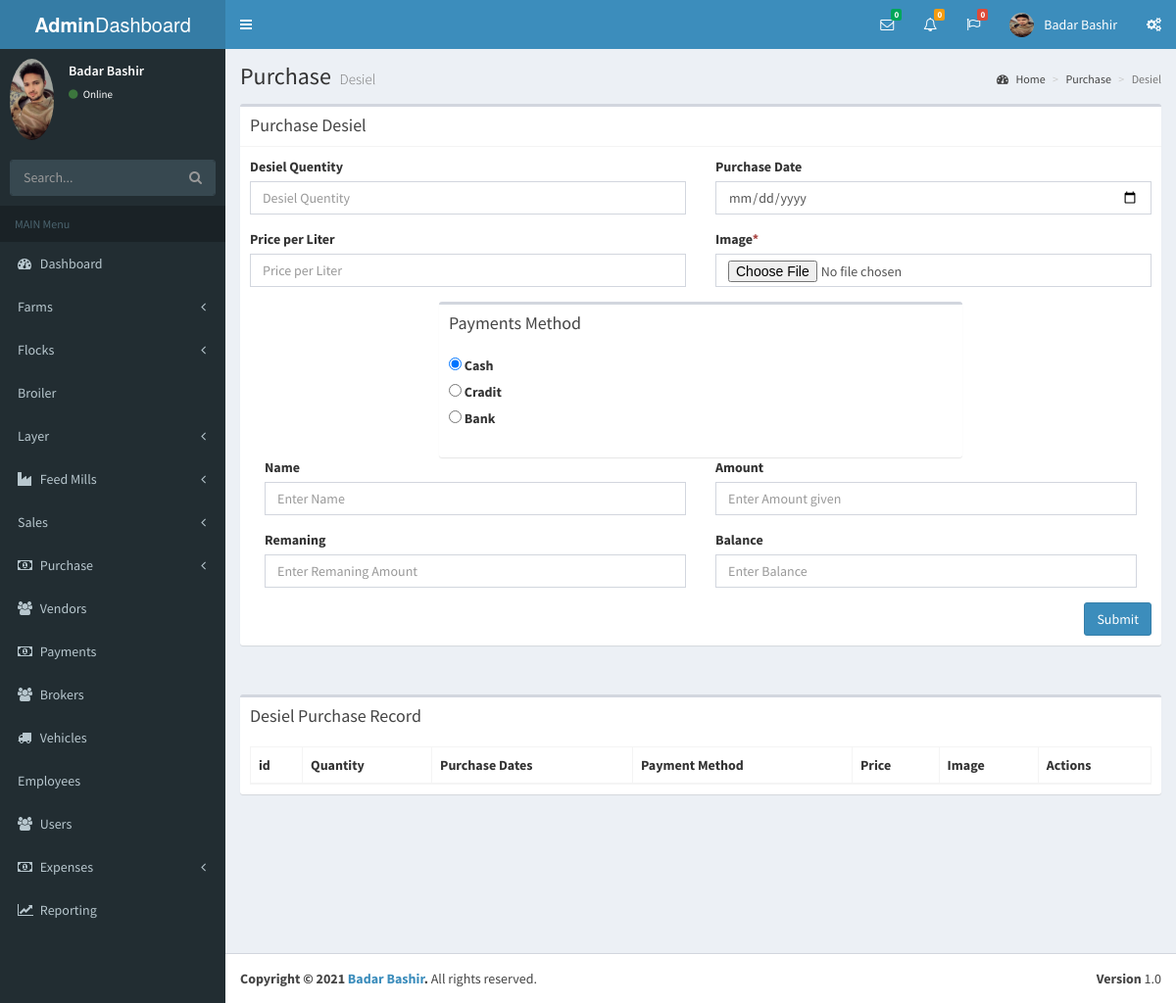
The app's page /desiel.php (signed in), older data.
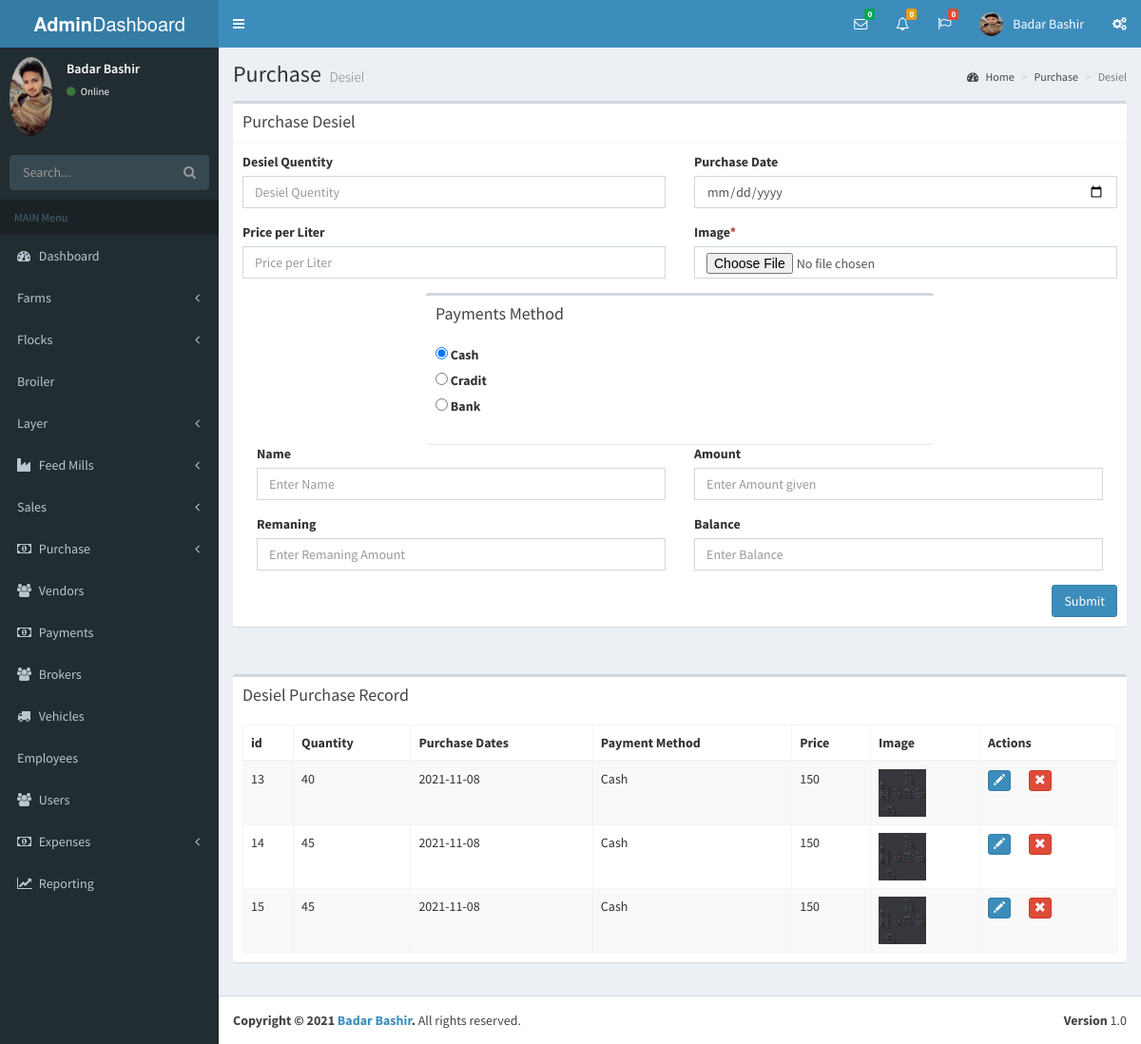
The same page, newer data.
### tables this page shows
CREATE TABLE `desiel` (
  `id` int(11) NOT NULL,
  `qnty_desiel` double NOT NULL,
  `remaining` int(11) NOT NULL,
  `price` double NOT NULL,
  `d_date` date NOT NULL,
  `p_method` varchar(50) NOT NULL,
  `image` varchar(150) NOT NULL
);

### desiel.php (the view, shortened to what this page needs)
<?php
 include("lib/DBConn.php");
?>
<!DOCTYPE html>
<html>
<head>
  <link rel="stylesheet" href="bootstrap/css/bootstrap.min.css">
  <link rel="stylesheet" href="https://cdnjs.cloudflare.com/ajax/libs/font-awesome/4.5.0/css/font-awesome.min.css">
  <link rel="stylesheet" href="https://cdnjs.cloudflare.com/ajax/libs/ionicons/2.0.1/css/ionicons.min.css">
  <link rel="stylesheet" href="plugins/daterangepicker/daterangepicker.css">
  <link rel="stylesheet" href="plugins/datepicker/datepicker3.css">
  <link rel="stylesheet" href="plugins/iCheck/all.css">
  <link rel="stylesheet" href="plugins/colorpicker/bootstrap-colorpicker.min.css">
  <link rel="stylesheet" href="plugins/timepicker/bootstrap-timepicker.min.css">
  <link rel="stylesheet" href="plugins/select2/select2.min.css">
  <link rel="stylesheet" href="dist/css/AdminLTE.min.css">
  <link rel="stylesheet" href="dist/css/skins/_all-skins.min.css">
</head>
<body class="hold-transition skin-blue sidebar-mini">
<div class="wrapper">
 <?php
include("includes/header.php");
 ?>
 <?php
include("includes/sidebar.php");
 ?>
  <div class="content-wrapper">
    <section class="content-header">
      <h1>
        Purchase
        <small>Desiel</small>
      </h1>
      <ol class="breadcrumb">
        <li><a href="#"><i class="fa fa-dashboard"></i> Home</a></li>
        <li><a href="#">Purchase</a></li>
        <li class="active">Desiel</li>
      </ol>
    </section>
    <section class="content">
      <div class="box box-default">
        <div class="box-header with-border">
          <h3 class="box-title">Purchase Desiel</h3>
        </div>
        <div class="box-body">
            <form action="#" method="post" name="form" enctype="multipart/form-data">
          <div class="row">
            <div class="col-md-6">
              <div class="form-group">
                <label>Desiel Quentity</label>
               <input type="text" name="qnty_of_dsl" parsley-trigger="change" required
                placeholder="Desiel Quentity" class="form-control" id="qnty_of_dsl">
              </div>
              <div class="form-group">
                <label>Price per Liter</label>
                <input type="Number" name="price" parsley-trigger="change" required
                placeholder="Price per Liter" class="form-control" id="price" onchange="totalp(this.value)">
              </div>
            </div>
             <div class="col-md-6">
              <div class="form-group">
                <label>Purchase Date</label>
                <input type="Date" name="d_Date" parsley-trigger="change" required
                 class="form-control" id="d_Date">
              </div>
            <div class="form-group">
              <label class="col-2 col-form-label">Image<span class="text-danger">*</span></label>
              <div class="col-12">
              <input type="file" name="image" class="form-control">
              </div>
              </div>
            </div>
          </div>
          <div class="col-md-12">
              <div class="box" style="margin: auto;width: 60%;" >
            <div class="box-header">
              <h3 class="box-title">Payments Method</h3>
            </div>
            <div class="box-body">
            <div class="form-group">
               <input type="radio" id="cash" name="Status" value="Cash"checked onchange="change();">
                <label for="cash" >Cash</label><br>
                <input type="radio" id="Cradit" name="Status" value="Cradit" onchange="change2();" >
                <label for="Cradit">Cradit</label><br>
                <input type="radio" id="Bank" name="Status" value="Bank" onchange="change3();" >
                <label for="Bank">Bank</label><br>
              </div>
            </div>
          </div>
            </div>
            <?php include("payment_options.php"); ?>
           <button type="submit" name="BtnSubmit" class="btn btn-primary pull-right"  onclick="return onRegister();">Submit</button>
           </form>
        </div>
      </div>
    </section>
    <section class="content">
      <div class="row">
        <div class="col-xs-12">
          <div class="box">
            <div class="box-header">
              <h3 class="box-title">Desiel Purchase Record</h3>
            </div>
            <div class="box-body" style="overflow: scroll;">
              <table id="example"class="table table-striped table-bordered" cellspacing="0" width="100%">
                <thead>
                <tr>
                  <th>id</th>
                  <th>Quantity</th>
                  <th>Purchase Dates</th>
                  <th>Payment Method</th>
                  <th>Price</th>
                  <th>Image</th>
                  <th>Actions</th>
                </tr>
                </thead>
                <tbody>
                  <?php
                    $query = "SELECT * FROM desiel ";
                    $result = mysqli_query($conn,$query);
                      if ($result->num_rows > 0) {
                        while($row = mysqli_fetch_array($result))
                           {
                            ?>
                <tr>
                                  <td><?php echo $row['id']; ?></td>
                                  <td><?php echo $row['qnty_desiel']; ?></td>
                                  <td><?php echo $row['d_date']; ?></td>
                                  <td><?php echo $row['p_method']; ?></td>
                                  <td><?php echo $row['price']; ?></td>
                                  <td><img src="<?php echo $row['image']; ?>" width = "50" height = "50"></td>
                   <td>
                <button type="button" class="btn btn-primary btn-xs dt-edit" style="margin-right:16px;">
                    <span class="glyphicon glyphicon-pencil" aria-hidden="true"></span>
                </button>
                <button type="button" class="btn btn-danger btn-xs dt-delete">
                    <span class="glyphicon glyphicon-remove" aria-hidden="true"></span>
                </button>
            </td>
                </tr>
                <?php
                                                 }
                                                }
                                                    ?>
                </tbody>
              </table>
            </div>
          </div>
        </div>
      </div>
    </section>
</div>
 <?php
  include("includes/footer.php");
  ?>
</body>
</html>

### includes/header.php (shortened to what this page needs)
<header class="main-header">
   <a href="index.php" class="logo">
     <span class="logo-lg"><b>Admin</b>Dashboard</span>
   </a>
   <nav class="navbar navbar-static-top">
     <a href="#" class="sidebar-toggle" data-toggle="offcanvas" role="button">
     </a>
     <div class="navbar-custom-menu">
       <ul class="nav navbar-nav">
         <li class="dropdown messages-menu">
           <a href="#" class="dropdown-toggle" data-toggle="dropdown">
             <i class="fa fa-envelope-o"></i>
             <span class="label label-success">0</span>
           </a>
         </li>
         <li class="dropdown notifications-menu">
           <a href="#" class="dropdown-toggle" data-toggle="dropdown">
             <i class="fa fa-bell-o"></i>
             <span class="label label-warning">0</span>
           </a>
         </li>
         <li class="dropdown tasks-menu">
           <a href="#" class="dropdown-toggle" data-toggle="dropdown">
             <i class="fa fa-flag-o"></i>
             <span class="label label-danger">0</span>
           </a>
         </li>
         <li class="dropdown user user-menu">
           <a href="#" class="dropdown-toggle" data-toggle="dropdown">
             <img src="<?php echo $_SESSION['SESS_img'] ?>" class="user-image" alt="User Image">
             <span class="hidden-xs">Badar Bashir</span>
           </a>
         </li>
         <li>
           <a href="#" data-toggle="control-sidebar"><i class="fa fa-gears"></i></a>
         </li>
       </ul>
     </div>
   </nav>
 </header>

### includes/sidebar.php (shortened to what this page needs)
<aside class="main-sidebar">
   <section class="sidebar">
     <div class="user-panel">
       <div class="pull-left image">
         <img src="<?php echo $_SESSION['SESS_img'] ?>" class="img-circle" alt="User Image">
       </div>
       <div class="pull-left info">
         <p>Badar Bashir</p>
         <a href="#"><i class="fa fa-circle text-success"></i> Online</a>
       </div>
     </div>
     <form action="#" method="get" class="sidebar-form">
       <div class="input-group">
         <input type="text" name="q" class="form-control" placeholder="Search...">
             <span class="input-group-btn">
               <button type="submit" name="search" id="search-btn" class="btn btn-flat"><i class="fa fa-search"></i>
               </button>
             </span>
       </div>
     </form>
     <ul class="sidebar-menu">
       <li class="header">MAIN Menu</li>
       <li class="treeview">
         <a href="index.php">
           <i class="fa fa-dashboard"></i> <span>Dashboard</span>
         </a>
       </li>
       <li class="treeview">
         <a href="#">
           <i class="iconify" data-icon="iconoir:farm"></i> <span>Farms</span>
           <span class="pull-right-container">
             <i class="fa fa-angle-left pull-right"></i>
           </span>
         </a>
               </li>
       <li class="treeview">
         <a href="#">
           <i class="iconify" data-icon="vs:chicken"></i> <span>Flocks</span>
           <span class="pull-right-container">
             <i class="fa fa-angle-left pull-right"></i>
           </span>
         </a>
               </li>
               <li>
               <a href="Broiler.php">
                 <i  class="iconify" data-icon="emojione-monotone:chicken"></i> <span>Broiler</span>
                  </a>
                    </li>
                <li class="treeview">
         <a href="#">
           <i class="iconify" data-icon="vs:chicken"></i> <span>Layer</span>
           <span class="pull-right-container">
             <i class="fa fa-angle-left pull-right"></i>
           </span>
         </a>
               </li>
              <li class="treeview">
             <a href="#">
           <i class="fa fa-industry"></i> <span>Feed Mills</span>
           <span class="pull-right-container">
             <i class="fa fa-angle-left pull-right"></i>
           </span>
         </a>
       </li>
        <li class="treeview">
         <a href="#">
           <i  class="iconify" data-icon="flat-color-icons:sales-performance"></i> <span>Sales</span>
           <span class="pull-right-container">
             <i class="fa fa-angle-left pull-right"></i>
           </span>
         </a>
       </li>
          <li class="treeview">
         <a href="#">
           <i class="fa fa-money"></i> <span>Purchase</span>
           <span class="pull-right-container">
             <i class="fa fa-angle-left pull-right"></i>
           </span>
         </a>
       </li>
         <li >
         <a href="vandors.php">
           <i class="fa fa-group (alias)"></i> <span>Vendors</span>
         </a>
       </li>
       <li >
         <a href="payment.php">
           <i class="fa  fa-money"></i> <span>Payments</span>
         </a>
       </li>
       <li >
         <a href="brokers.php">
           <i class="fa fa-group (alias)"></i> <span>Brokers</span>
         </a>
       </li>
       <li >
         <a href="Add_Vehical.php">
           <i class=" fa   fa-truck"></i> <span>Vehicles</span>
         </a>
       </li>
      <li >
         <a href="Add_Employees.php">
           <i class="iconify" data-icon="clarity:employee-group-solid"></i> <span>Employees</span>
         </a>
       </li>
       <li><a href="Add_users.php"><i class="fa fa-users "></i> <span>Users</span></a></li>
       <li class="treeview">
         <a href="#">
           <i class="fa fa-money"></i> <span>Expenses</span>
           <span class="pull-right-container">
             <i class="fa fa-angle-left pull-right"></i>
           </span>
         </a>
       </li>
       <li><a href="repoting.php"><i class="fa fa-line-chart "></i> <span>Reporting</span></a></li>
     </ul>
   </section>
 </aside>

### payment_options.php (shortened to what this page needs)
<div id="aa">
        <div class="col-md-6" >
              <div class="form-group">
                <label>Name</label>
                <input type="text" name="txtbname" parsley-trigger="change"
                placeholder="Enter Name" class="form-control">
              </div>
            </div>
            <div class="col-md-6" >
              <div class="form-group">
                <label>Amount</label>
                <input type="Number" name="txtamount" parsley-trigger="change"
                placeholder="Enter Amount given " class="form-control">
              </div>
            </div>
            <div class="col-md-6" >
              <div class="form-group">
                <label>Remaning</label>
                <input type="Number" name="txtremaning" parsley-trigger="change" id="remaning"
                placeholder="Enter Remaning Amount" class="form-control" onchange="remaning(this.value);">
              </div>
            </div>
            <div class="col-md-6" >
              <div class="form-group">
                <label>Balance</label>
                <input type="Number" name="txtblance" parsley-trigger="change" id="balance" onchange="balance(this.value);"
                placeholder="Enter Balance" class="form-control">
              </div>
            </div>
            </div>

### includes/footer.php
<footer class="main-footer ">
    <div class="pull-right hidden-xs ">
      <b>Version</b> 1.0
    </div>
    <strong>Copyright &copy; 2021 <a href="#">Badar Bashir</a>.</strong> All rights
    reserved.
  </footer>

Row changes from the older to the newer data that the page shows:
added desiel: id "13", qnty_desiel "40", d_date "2021-11-08", p_method "Cash", price "150", image (picture)
added desiel: id "14", qnty_desiel "45", d_date "2021-11-08", p_method "Cash", price "150", image (picture)
added desiel: id "15", qnty_desiel "45", d_date "2021-11-08", p_method "Cash", price "150", image (picture)
